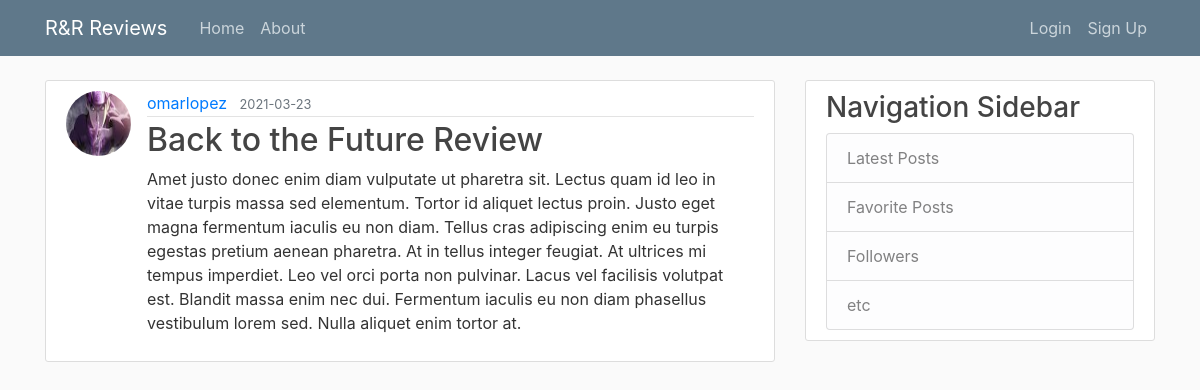
Page /post/24 on the committed database.
### app/models.py (models this page shows, shortened)
class User(db.Model, UserMixin):
    id = db.Column(db.Integer, primary_key=True)
    username = db.Column(db.String(50), unique=True, nullable=False)
    image_file = db.Column(db.String(20), nullable=False, default='default.jpg')
    password = db.Column(db.String(60), nullable=False)
    posts = db.relationship('Post', backref='author', lazy=True)

class Post(db.Model):
    id = db.Column(db.Integer, primary_key=True)
    title = db.Column(db.String(100), nullable=False)
    date_posted = db.Column(db.DateTime, nullable=False, default=datetime.utcnow)
    content = db.Column(db.Text, nullable=False)
    user_id = db.Column(db.Integer, db.ForeignKey('user.id'), nullable=False)

### app/routes.py (the view)
@app.route('/post/<int:post_id>')
def post(post_id):
    post = Post.query.get_or_404(post_id)
    return render_template('post.html', title=post.title, post=post)

### app/templates/post.html (shortened to what this page needs)
{% extends "layout.html" %}
{% block content %}
    <article class="media content-section">
        <img class="rounded-circle article-img" src="{{ url_for('static', filename='profile_pics/' + post.author.image_file) }}">
        <div class="media-body">
            <div class="article-metadata">
                <a class="mr-2" href="{{ url_for('user_posts', username=post.author.username) }}">{{ post.author.username }}</a>
                <small class="text-muted">{{ post.date_posted.strftime('%Y-%m-%d') }}</small>
            </div>
            <h2 class="article-title">{{ post.title }}</h2>
            <p class="article-content">{{ post.content }}</p>
        </div>
    </article>
{% endblock content %}

### app/static/main.css (style rules this page uses)
body { background: #fafafa; color: #333333; margin-top: 5rem; }
h1, h2, h3, h4, h5, h6 { color: #444444; }
.content-section { background: #ffffff; padding: 10px 20px; border: 1px solid #dddddd; border-radius: 3px; margin-bottom: 20px; }
.article-title { color: #444444; }
.article-content { white-space: pre-line; }
.article-img { height: 65px; width: 65px; margin-right: 16px; }
.article-metadata { padding-bottom: 1px; margin-bottom: 4px; border-bottom: 1px solid #e3e3e3 }

### rows in the picture
User: image_file (picture), author.username "omarlopez"
Post: date_posted "2021-03-23", title "Back to the Future Review", content "Amet justo donec enim diam vulputate ut pharetra sit. Lectus quam id leo in vitae turpis massa sed elementum. Tortor id aliquet lectus proin. Justo eget magna fermentum iaculis eu non diam. Tellus cras adipiscing enim eu turpis egestas pretium aenean pharetra. At in tellus integer feugiat. At ultrices mi tempus imperdiet. Leo vel orci porta non pulvinar. Lacus vel facilisis volutpat est. Blandit massa enim nec dui. Fermentum iaculis eu non diam phasellus vestibulum lorem sed. Nulla aliquet enim tortor at."
